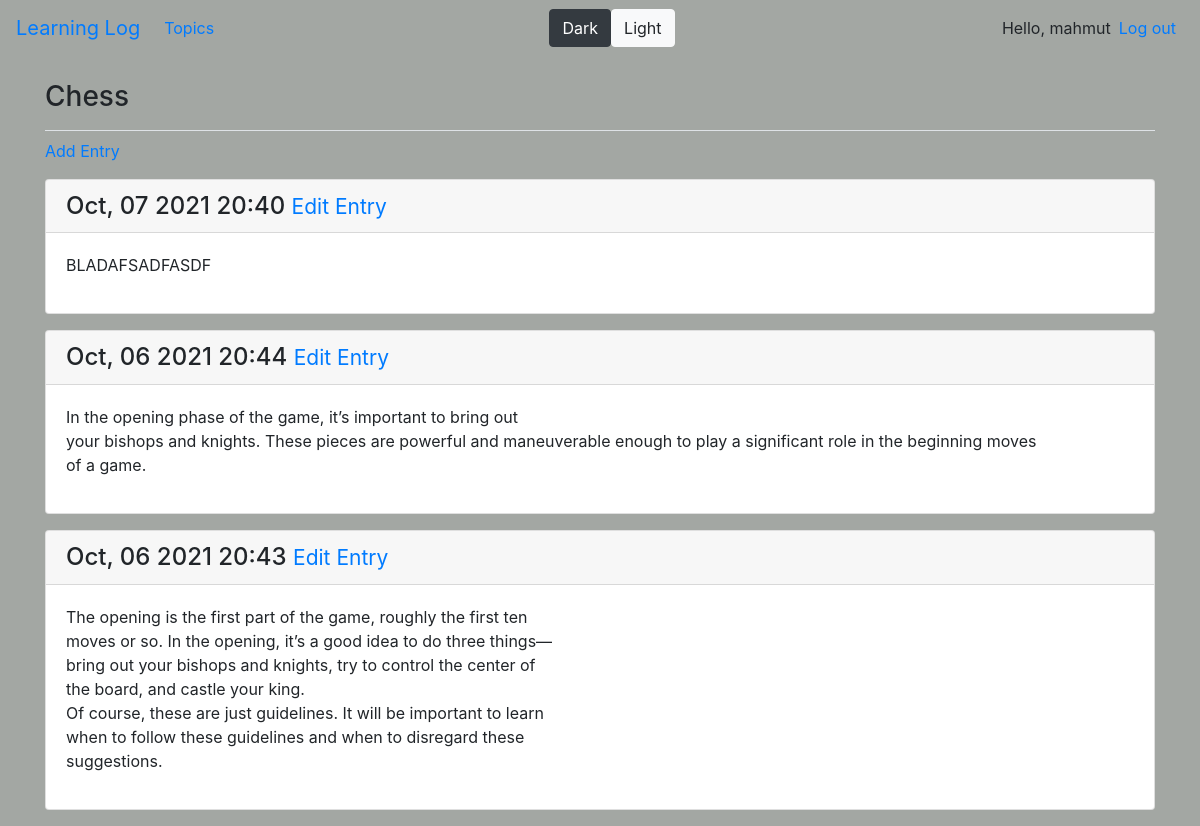
The page /topics/1/ (signed in) on the database its author committed.
### learning_logs/models.py (models this page shows, shortened)
class Topic(models.Model):
    text = models.CharField(max_length=200)
    date_added = models.DateTimeField(auto_now_add=True)
    owner = models.ForeignKey(User, on_delete=models.CASCADE)
    public = models.BooleanField(default=True)
    def __str__(self):
        return self.text.title()

class Entry(models.Model):
    topic = models.ForeignKey(Topic, on_delete=models.CASCADE)
    text = models.TextField()
    date_added = models.DateTimeField(auto_now_add=True)
    public = models.BooleanField(default=True)
    class Meta:
        verbose_name_plural = 'entries'

### learning_logs/views.py (the view)
# urls.py: path('topics/<int:topic_id>/', views.topic, name="topic"),
def topic(request, topic_id):
    topic = get_object_or_404(Topic, id=topic_id)
    if topic.owner != request.user:
        raise Http404
    entries = topic.entry_set.order_by("-date_added")
    context = {'topic': topic, 'entries': entries}
    return render(request, 'learning_logs/topic.html', context)

### learning_logs/templates/learning_logs/topic.html
{% extends 'learning_logs/base.html' %}
{% load humanize %}
{% block page_header %}
    <h3>{{topic}}</h3>
{% endblock page_header %}
{% block content %}
    <p>
        <a href="{% url 'learning_logs:new_entry' topic.id %}">Add Entry  </a>
    </p>
    {% for entry in entries %}
        <div class="card mb-3">
            <h4 class="card-header">
                {{ entry.date_added|date:'M, d Y H:i' }}
                <small>
                    <a href="{% url 'learning_logs:edit_entry' entry.id %}">Edit Entry</a>
                </small>
            </h4>
            <div class="card-body">
                {{entry.text|linebreaks}}
            </div>
        </div>
    {% empty %}
        <p>There are no entries for this topic yet.</p>
    {% endfor %}
{% endblock content %}

### learning_logs/templates/learning_logs/base.html (shortened to what this page needs)
{% load bootstrap4 %}
{% load static %}
<!DOCTYPE html>
<html lang="en">
<head>
    {% bootstrap_css %}
    <link id="myStyleSheet" rel="stylesheet" type="text/css" href="{% static 'learning_logs/dark.css' %}">
</head>
<body>
        <nav class="navbar navbar-expand-md mb-4 ">
        <a class="navbar-brand" href="{% url 'learning_logs:index'%}">
         Learning Log</a>
        <div class="collapse navbar-collapse" id="navbarCollapse">
            <ul class="navbar-nav mr-auto">
                <li class="nav-item">
                    <a href="{% url 'learning_logs:topics' %}" class="nav-link">Topics
                    </a>
                </li>
            </ul>
            <ul class="navbar-nav mx-auto">
            <button class="btn btn-dark" onclick="swapStyle(dark)">Dark</button>
            <button class="btn btn-light" onclick="swapStyle(light)">Light</button>
            </ul>
            <ul class="navbar-nav ml-auto">
                {% if user.is_authenticated %}
                    <li class="nav-item">
                        <span class="navbar-text">Hello, {{user.username}}</span>
                    </li>
                    <li class="nav-item">
                        <a href="{% url 'users:logout' %}" class="nav-link">Log out</a>
                    </li>
                {% endif %}
            </ul>
        </div>
    </nav>
    <main role="main" class="container">
        <div class="pb-2 mb-2 border-bottom">
            {% block page_header %}{% endblock page_header %}
        </div>
        <div>
            {% block content %}{% endblock content %}
        </div>
    </main>
</body>
</html>

### learning_logs/static/learning_logs/dark.css (style rules this page uses)
.nav-item { color: #000; }
body { background-color:rgb(15, 78, 78); color: blanchedalmond; }
nav { background-color: gray; }
h1, h2, h3, h4, h5, h6 { color: blanchedalmond; }
.card-body { color: blanchedalmond; }
a { color: blanchedalmond; }

### learning_logs/static/learning_logs/light.css (style rules this page uses)
body { background-color: rgb(163, 167, 163); }

### rows shown on the page
Topic: text "Chess"
Entry: date_added "Oct, 07 2021 20:40", text "BLADAFSADFASDF"
Entry: date_added "Oct, 06 2021 20:44", text "In the opening phase of the game, it’s important to bring out your bishops and knights. These pieces are powerful and maneu\u0002verable enough to play a significant role in the beginning moves of a game."
Entry: date_added "Oct, 06 2021 20:43", text "The opening is the first part of the game, roughly the first ten moves or so. In the opening, it’s a good idea to do three things— bring out your bishops and knights, try to control the center of the board, and castle your king. Of course, these are just guidelines. It will be important to learn when to follow these guidelines and when to disregard these suggestions."

### other values the page prints
{{ user.username }} "mahmut"
